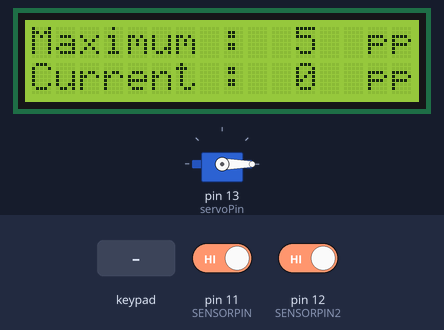
The sketch below on a simulated Arduino Uno, built with avr-gcc and run on an emulated ATmega328P. Parts: 16×2 character LCD, servo. The inputs (shaded band) are chosen by the test bench; at power-on: pin 11 (SENSORPIN) HIGH, pin 12 (SENSORPIN2) HIGH. What the sketch prints to the serial monitor is not drawn.

Above: at 1.2 s.
1.3 s: key '0' pressed
At 2.3 s:
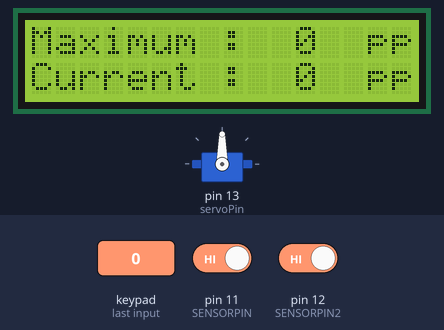
4.3 s: keypad keys 5 4 3 2 pressed 0.4 s apart
At 6.2 s:
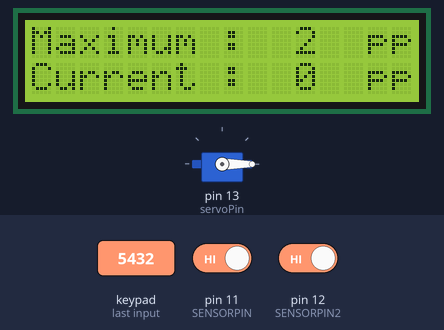
7.4 s: keypad keys 7 + 5 = pressed 0.4 s apart
At 10.0 s:
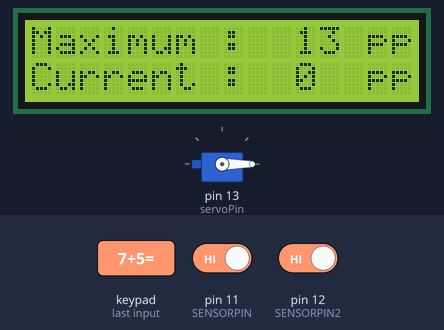
10.5 s: keypad keys 9 - 4 = pressed 0.4 s apart
At 10.75 s:
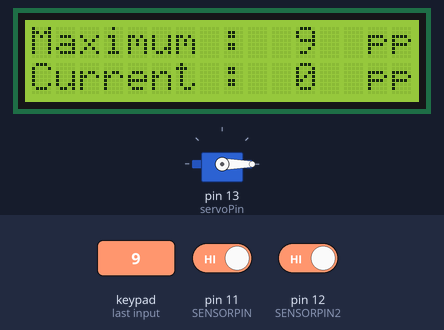
13.6 s: keypad keys 9 8 7 6 = pressed 0.4 s apart
At 14.64 s:
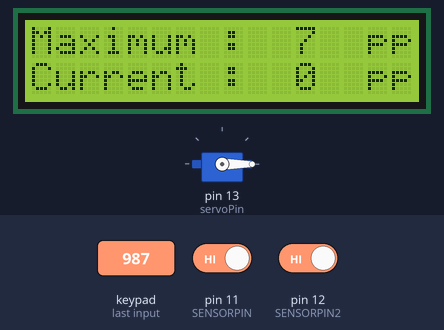
17.1 s: key '1' pressed
Timing chart, 0 to 19.6 s (numbered marks = the images above; inputs shaded):
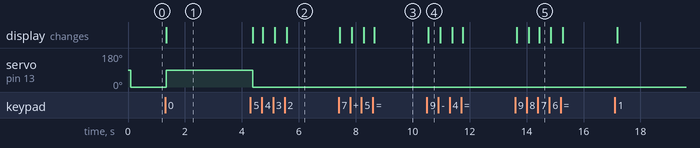

The sketch:

MainFunction.ino
```cpp
#include <LiquidCrystal_I2C.h>

LiquidCrystal_I2C lcd(0x27, 16, 2);

#include <Servo.h>
#include <Keypad.h>
#include <stdlib.h>
#include <string.h>

const byte ROWS = 4;
const byte COLS = 4;

char hexaKeys[ROWS][COLS] = {
  {'1', '2', '3', ':'},
  {'4', '5', '6', ';'},
  {'7', '8', '9', '<'},
  {'-', '0', '+', '='}
};

byte rowPins[ROWS] = {5, 4, 3, 2};
byte colPins[COLS] = {9, 8, 7, 6};

Keypad customKeypad = Keypad(makeKeymap(hexaKeys), rowPins, colPins, ROWS, COLS);

#define SENSORPIN 11

#define SENSORPIN2 12 // changable

// for UART Communication with esp32
#define RXp2 0
#define TXp2 1

int myarray[2]; // signal for checking trepassing or exiting

int servoPin = 13;

Servo Servo1;

int sensorState = 0, lastState=0;     // variable for reading the push button status

int sensorState2 = 0, lastState2=0;

int count = 0; // number of people trepassing

int max_num = 5;

char mem_number[100];

void setup() {
  // initialize the sensor pin as an input:
  pinMode(SENSORPIN, INPUT);

  pinMode(SENSORPIN2, INPUT);

  digitalWrite(SENSORPIN, HIGH); // turn on the pullup

  digitalWrite(SENSORPIN2, HIGH); // turn on the pullup

  lcd.init();  //initialize the lcd

  lcd.backlight();  //open the backlight

  Servo1.attach(servoPin); // Servo Motor

  myarray[0] = 0;
  myarray[1] = 0;

  Serial.begin(9600);
  //Serial.begin(115200, SERIAL_8N1, RXp2, TXp2);
}

void loop(){
  // read the state of the pushbutton value:
  sensorState = digitalRead(SENSORPIN);

  sensorState2 = digitalRead(SENSORPIN2);

  // convert ascii to number (off-set 48)
  int current_input = customKeypad.getKey()-48;

  if(current_input!=-48){
    if(current_input== -5){ // convert ascii of +1
      max_num++;
    }else if(current_input == -3 && max_num > 0){ // convert ascii of -1
      max_num--;
    }else{
      max_num = current_input;
    }
  }

  // task for LCD Screen

  lcd.setCursor(0, 0);
  lcd.print("Maximum : ");

  lcd.setCursor(10, 0);
  lcd.print("    pp");

  lcd.setCursor(11, 0);
  lcd.print(max_num);
  Serial.println("Hello World");
  // Serial.println(max_num);
  // Serial.println(" ");
  // Serial.println(count);
  // Serial.println(" ");

  lcd.setCursor(0, 1);
  lcd.print("Current : ");

  lcd.setCursor(10, 1);
  lcd.print("    pp");

  lcd.setCursor(11, 1);
  lcd.print(count);

  // task check sensor 1
    // check if the sensor beam 1 is broken
  //if (sensorState && !lastState) {
    //break;
    //Serial.println("Unbroken");
  //}

  if (!sensorState && lastState) {

    // Serial.println("Broken");

    if(myarray[0] == 0){

      myarray[0] = 1; // put 1 into first element if 2 hasn't been added yet

    }else if(myarray[0] == 2){

      myarray[1] = 1; // put in second element if 2 hasn't been added
    }
  }

  lastState = sensorState;

    // check if the sensor beam 2 is broken
  //if (sensorState2 && !lastState2) {
    //break;
    //Serial.println("Unbroken2");
  //}

  if (!sensorState2 && lastState2) {

    //Serial.println("Broken2");

    if(myarray[0]==0){

      myarray[0] = 2; // put 1 into first element if 2 hasn't been added yet

    }else if (myarray[0] == 1){

      myarray[1] = 2;
    }
  }

  lastState2 = sensorState2;

  if((myarray[0] == 1) && (myarray[1] == 2)) {

    count++;


    myarray[0] = 0;
    myarray[1] = 0; // reset the parameter array

    //Serial.print(count);

    delay(500);

  }else if((myarray[0] == 2) && (myarray[1] == 1) && (count >= 1)){

    count--;

    myarray[0] = 0;
    myarray[1] = 0;

    //Serial.println(count);

    delay(500);

  }else if((myarray[0] == 2) && (myarray[1] == 1) && (count == 0)){

    myarray[0] = 0;
    myarray[1] = 0;

    //Serial.println(count);

    delay(500);
  }


  //for servo motor
  if(max_num <= count){

    Servo1.write(90);
    delay(15);

  }else{

    Servo1.write(0);
    delay(15);
  }

}
```

Measured:
- after the input at 1.3 s, servo on pin 13 (servoPin): 0° → 90° after 0.05 s; the display: changes after 0.05 s (image 1)
- after the input at 4.3 s, servo on pin 13 (servoPin): 90° → 0° after 0.07 s; the display: first changes after 0.07 s (image 2 shows a later state)
- after the input at 7.4 s, the display: first changes after 0.05 s (image 3 shows a later state)
- after the input at 10.5 s, the display: changes after 0.05 s (image 4)
- after the input at 13.6 s, the display: first changes after 0.06 s (image 5 shows a later state)
